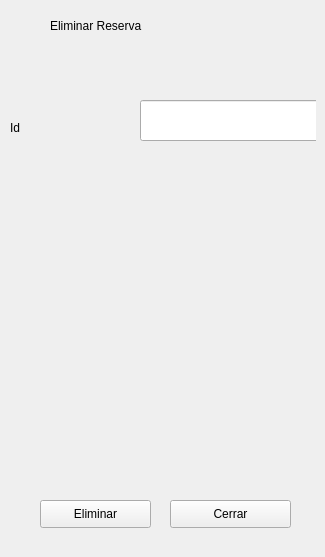
               <widget class="QWidget" name="eliminarR">
                <widget class="QWidget" name="widget_15" native="true">
                 <property name="geometry">
                  <rect>
                   <x>10</x>
                   <y>10</y>
                   <width>306</width>
                   <height>538</height>
                  </rect>
                 </property>
                 <widget class="QLineEdit" name="lineEdit_69">
                  <property name="geometry">
                   <rect>
                    <x>130</x>
                    <y>90</y>
                    <width>181</width>
                    <height>41</height>
                   </rect>
                  </property>
                 </widget>
                 <widget class="QLabel" name="label_82">
                  <property name="geometry">
                   <rect>
                    <x>40</x>
                    <y>0</y>
                    <width>241</width>
                    <height>31</height>
                   </rect>
                  </property>
                  <property name="text">
                   <string>Eliminar Reserva</string>
                  </property>
                 </widget>
                 <widget class="QLabel" name="label_83">
                  <property name="geometry">
                   <rect>
                    <x>0</x>
                    <y>110</y>
                    <width>55</width>
                    <height>16</height>
                   </rect>
                  </property>
                  <property name="text">
                   <string>Id</string>
                  </property>
                 </widget>
                 <widget class="QPushButton" name="pushButton_25">
                  <property name="geometry">
                   <rect>
                    <x>30</x>
                    <y>490</y>
                    <width>111</width>
                    <height>28</height>
                   </rect>
                  </property>
                  <property name="text">
                   <string>Eliminar</string>
                  </property>
                  <property name="icon">
                   <iconset>
                    <normaloff>img/basura.png</normaloff>img/basura.png</iconset>
                  </property>
                  <property name="iconSize">
                   <size>
                    <width>28</width>
                    <height>28</height>
                   </size>
                  </property>
                 </widget>
                 <widget class="QPushButton" name="pushButton_26">
                  <property name="geometry">
                   <rect>
                    <x>160</x>
                    <y>490</y>
                    <width>121</width>
                    <height>28</height>
                   </rect>
                  </property>
                  <property name="text">
                   <string>Cerrar</string>
                  </property>
                  <property name="icon">
                   <iconset>
                    <normaloff>img/cancelar.png</normaloff>img/cancelar.png</iconset>
                  </property>
                  <property name="iconSize">
                   <size>
                    <width>28</width>
                    <height>28</height>
                   </size>
                  </property>
                 </widget>
                </widget>
               </widget>
